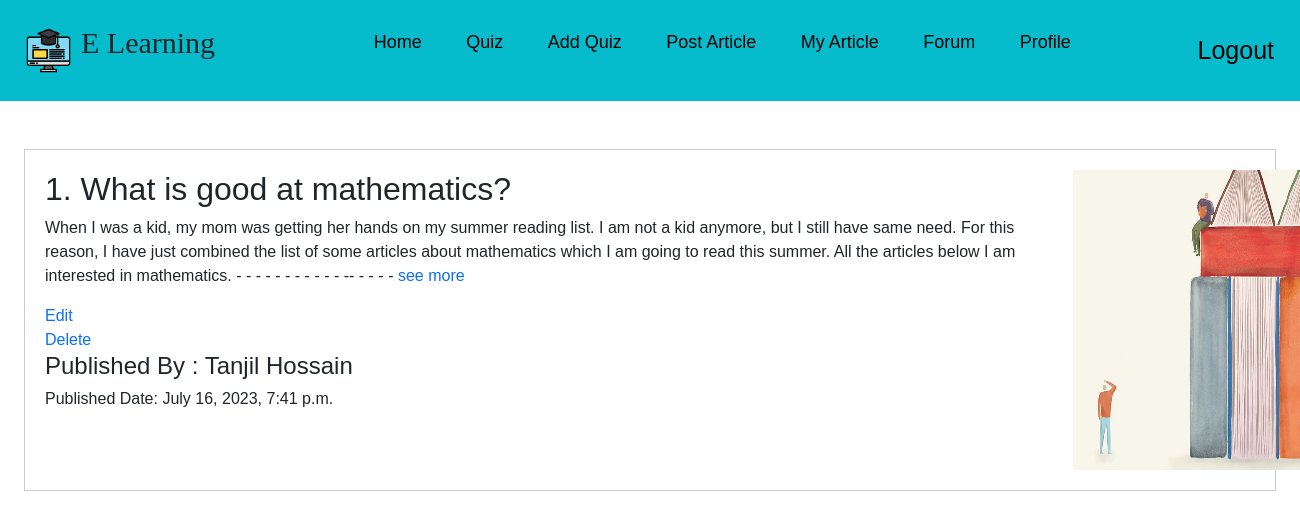
/teacher/my_article/ (signed in), run on the app's committed database.
### App_teacher/models.py (models this page shows, shortened)
class Articale(models.Model):
    author = models.ForeignKey(
        TeacherProfile, on_delete=models.CASCADE, related_name='writer')
    catagory = models.ForeignKey(
        Catagory, on_delete=models.CASCADE, related_name='articale_catagori')
    image = models.ImageField(upload_to='article_image', null=True, blank=True)
    title = models.CharField(max_length=300)
    description = models.TextField()
    published_at = models.DateTimeField(auto_now_add=True)
    update_at = models.DateTimeField(auto_now=True)

### App_login/models.py (models this page shows, shortened)
class TeacherProfile(models.Model):
    user = models.OneToOneField(
        User, on_delete=models.CASCADE, related_name='teacher_profile')
    profile_image = models.ImageField(
        upload_to='teacher_image', null=True, blank=True)
    full_name = models.CharField(max_length=20, null=True, blank=True)
    qualification = models.CharField(max_length=300, null=True, blank=True)
    subject = models.CharField(max_length=30, null=True, blank=True)
    date_of_birth = models.DateField(null=True, blank=True)
    phone_no = models.CharField(
        max_length=11, verbose_name='Phone Number', null=True, blank=True)
    join_date = models.DateTimeField(auto_now_add=True)

### App_teacher/views.py (the view)
# urls.py: path('my_article/', views.my_article, name='my_article'),
@login_required
def my_article(request):
    teacher = TeacherProfile.objects.filter(user=request.user)
    if teacher.exists():
        articles = Articale.objects.filter(author=teacher[0])
    else:
        messages.warning(request, 'You Are not Our Teacher !')
    return render(request, 'App_teacher/my_article.html', context={'articles': articles})

### App_student/templatetags/custom_filters.py (called while the page is built)
@register.filter
def range_filter(value):
    if len(value)<300:
        return value
    return value[0:300]+'   - - - - - - - - - - - -- - - - -'

### templates/App_teacher/my_article.html (shortened to what this page needs)
{% extends 'base.html' %}
{% load custom_filters %}
{% block body_block %}
<div class="row mx-4 ">
    {% for articale in articles %}
    <div class="col-12 article">
        <div class="row">
            <div class="col-10">
                <h2>{{forloop.counter}}. {{articale.title}}</h2>
                <p>{{articale.description|range_filter}} <a href="{% url 'App_student:article_details' pk=articale.pk%}"
                        class="text-decoration-none">see more</a></p>
                <a href="{% url 'App_teacher:edit_article' pk=articale.pk%}" class="text-decoration-none">Edit</a><br>
                <a href="{% url 'App_teacher:delete_article' pk=articale.pk%}" class="text-decoration-none ml-5"
                    onclick="return confirm('Are You Sure to Delete ?')">Delete</a>
                <h4>Published By :
                    {% if articale.author.full_name %}
                    {{articale.author.full_name}}
                    {% else %}
                    {{articale.author}}
                    {% endif %}
                </h4>
                <h6>Published Date: {{articale.published_at}}</h6>
            </div>
            {% if articale.image %}
            <div class="col-2">
                <img src="{{articale.image.url}}" alt="" width="300px" height="300px">
            </div>
            {% endif %}
        </div>
    </div>
    {% endfor %}
</div>
{% endblock body_block %}

### static/css/style.css (style rules this page uses)
* { margin: 0; padding: 0; box-sizing: border-box; font-family: Arial, Helvetica, sans-serif; }
body { width: 100%; }
html { scroll-behavior: smooth; }
.article { border: 1px solid #ccc; margin-bottom: 20px; padding: 20px; transition: all 0.5s; }

### data on the page
Articale: title "What is good at mathematics?", description|range_filter "When I was a kid, my mom was getting her hands on my summer reading list. I am not a kid anymore, but I still have same need. For this reason, I have just combined the list of some articles about mathematics which I am going to read this summer. All the articles below I am interested in mathematics. - - - - - - - - - - - -- - - - -", author.full_name "Tanjil Hossain", published_at "July 16, 2023, 7:41 p.m.", image (picture)
